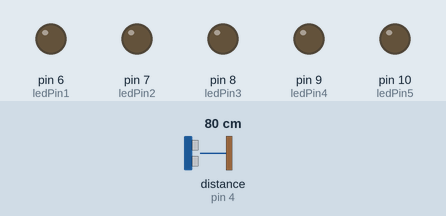
Simulated run of this sketch. Board: Arduino Uno, built with avr-gcc and run on an emulated ATmega328P. Shown: output pins drawn as LEDs (lit = HIGH). Wiring (inferred from the names in the program): ultrasonic range finder: trigger pin 3; echo pin 4. Dashed ring = blinking. The test bench sets the inputs (shaded band); at power-on: distance to the obstacle (sensor on pin 4) 80 cm. The echo pulse lasts 58.3 µs per cm; pins used as bus, display or sensor lines are not drawn.

Above: at 1.2 s.
1.3 s: distance to the obstacle (sensor on pin 4) set to 2 cm
4.3 s: distance to the obstacle (sensor on pin 4) set to 13 cm
At 5.0 s:
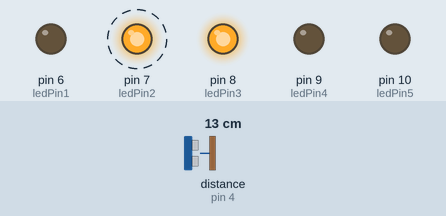
7.3 s: distance to the obstacle (sensor on pin 4) set to 18 cm
At 7.44 s:
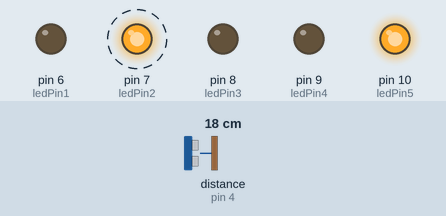
Timing chart, 0 to 16.3 s (numbered marks = the images above; inputs shaded):
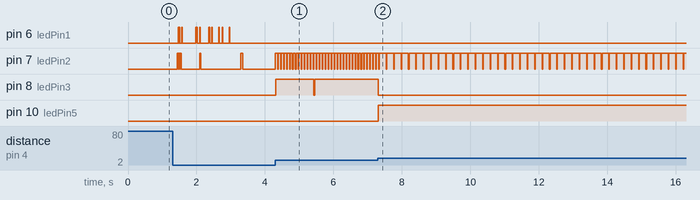

Measured:
- after the input at 4.3 s, pin 6 (ledPin1): stops changing and stays LOW; pin 7 (ledPin2): alternates HIGH for 0.07 s and LOW for 0.02 s, starting at once; pin 8 (ledPin3): LOW → HIGH at once, → LOW 1.1 s later, → HIGH 0.02 s later
- after the input at 7.3 s, pin 7 (ledPin2): alternates HIGH for 0.20 s and LOW for 0.02 s, starting after 0.24 s; pin 10 (ledPin5): LOW → HIGH at once

The sketch:

CodigoFonte.ino
```cpp
#include <Arduino_FreeRTOS.h>
#include <semphr.h>

SemaphoreHandle_t xSemaphore  = NULL;  //Cria Mutex do tipo semaforo na biblioteca FreeRTOS

//Pinagem
const int ledPin1 = 6; //Leds
const int ledPin2 = 7;
const int ledPin3 = 8;
const int ledPin4 = 9;
const int ledPin5 = 10;

const int pino = 7; //Buzzer

const int trigPin = 3; //Sensor Ultrasônico
const int echoPin = 4;

//Variáveis Auxiliares
long duration;
int distance;

// define as tarefas
void beep(void *pvParameters);
void leds(void *pvParameters);


void setup() {

  xTaskCreate(
      leds
      ,  (const portCHAR *)"Aciona Leds"
      ,  128 // This stack size can be checked & adjusted by reading Highwater
      ,  NULL
      ,  1  // prioridade 1
      ,  NULL );


  xTaskCreate(
    beep
    ,  (const portCHAR *)"Aciona Beep"
    ,  128  // Stack size
    ,  NULL
    ,  1  // prioridade 1
    ,  NULL );
  // Configurações para que as tarefas rodem concorrentemente


  //Cria o mutex
  xSemaphore = xSemaphoreCreateMutex();

  pinMode(trigPin, OUTPUT);
  pinMode(echoPin, INPUT);
  pinMode(ledPin1, OUTPUT);
  pinMode(ledPin2, OUTPUT);
  pinMode(ledPin3, OUTPUT);
  pinMode(ledPin4, OUTPUT);
  pinMode(ledPin5, OUTPUT);
  Serial.begin(9600);
}

void loop()
{
  // Vazio
}

void leds(void *pvParameters){

  (void) pvParameters;

  for (;;) // Loop para tarefa número 1
  {

    distance = calculaDistance();

    if(distance > 19 && distance < 30){
        digitalWrite(ledPin4, HIGH);
    }
    else {
      digitalWrite(ledPin4, LOW);
    }

    if(distance > 15 && distance < 20){
        digitalWrite(ledPin5, HIGH);
    }
    else {
      digitalWrite(ledPin5, LOW);
    }

    if(distance > 10 && distance < 16){
        digitalWrite(ledPin3, HIGH);
    }
    else {
      digitalWrite(ledPin3, LOW);
    }

    if(distance > 1 && distance < 11){
        digitalWrite(ledPin1, HIGH);
    }
    else {
      digitalWrite(ledPin1, LOW);
    }
    vTaskDelay(1);
  }
}

void beep(void *pvParameters){

  (void) pvParameters;

  for (;;) // Loop para tarefa número 2
  {

    distance = calculaDistance();

    if(distance > 19 && distance < 30){
      digitalWrite(pino, HIGH);
      delay(500);
      digitalWrite(pino, LOW);
    }
    else if(distance > 15 && distance < 20){
      digitalWrite(pino, HIGH);
      delay(200);
      digitalWrite(pino, LOW);
    }
    else if(distance > 10 && distance < 16){
      digitalWrite(pino, HIGH);
      delay(70);
      digitalWrite(pino, LOW);
    }
    else if(distance > 1 && distance < 11){
      digitalWrite(pino, HIGH);
      delay(30);
      digitalWrite(pino, LOW);
    }
    vTaskDelay(1);
  }
}

int calculaDistance(){

    digitalWrite(trigPin, LOW);
    delayMicroseconds(2);
    digitalWrite(trigPin, HIGH);
    delayMicroseconds(10);
    digitalWrite(trigPin, LOW);
    duration = pulseIn(echoPin, HIGH);
    distance= duration*0.034/2;
    return distance;
}
```
